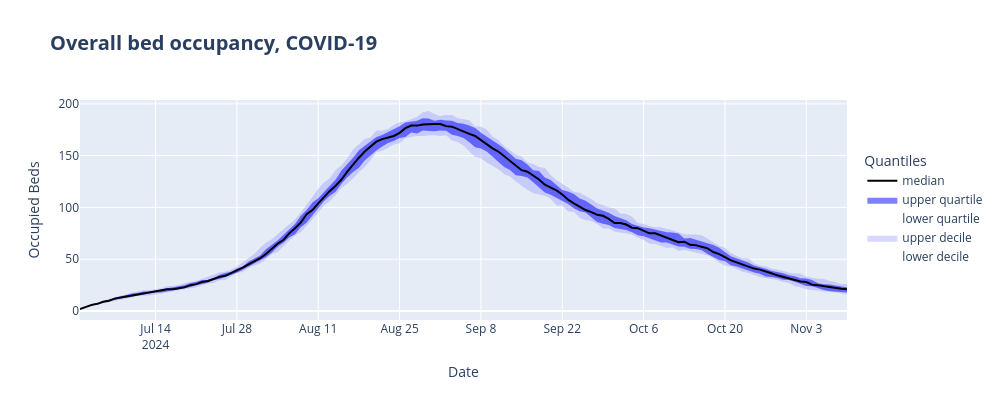

Here is the notebook cell this chart was saved with:
### Markdown cell above
## Plot quantiles

### Code cell
q = get_quantiles(sim_results.overall_beds_list)
fig = gen_plotly(q, title=f'Overall bed occupancy, {disease_name}')
fig.show()

### Figure 1 — Plotly figure (JSON) as saved in the notebook; plotly's stock layout.template omitted (floating-point values rounded to 4 significant figures; data arrays with more than 128 entries replaced by an {"elided": "..."} marker saying what was removed)
{"data": [{"line": {"width": 0}, "name": "lower decile", "type": "scatter", "x": {"elided": "133 str values"}, "y": {"elided": "133 float values"}}, {"fill": "tonexty", "fillcolor": "rgba(127, 127, 255, 0.3)", "line": {"width": 0}, "name": "upper decile", "type": "scatter", "x": {"elided": "133 str values"}, "y": {"elided": "133 float values"}}, {"line": {"width": 0}, "name": "lower quartile", "type": "scatter", "x": {"elided": "133 str values"}, "y": {"elided": "133 float values"}}, {"fill": "tonexty", "fillcolor": "rgba(0, 0, 255, 0.5)", "line": {"width": 0}, "name": "upper quartile", "type": "scatter", "x": {"elided": "133 str values"}, "y": {"elided": "133 float values"}}, {"line": {"color": "black", "width": 2}, "mode": "lines", "name": "median", "type": "scatter", "x": {"elided": "133 str values"}, "y": {"elided": "133 float values"}}], "layout": {"height": 400, "hovermode": "x unified", "legend": {"title": {"text": "Quantiles"}, "y": 0.5}, "title": {"font": {"size": 20, "weight": "bold"}, "text": "Overall bed occupancy, COVID-19"}, "width": 1000, "xaxis": {"title": {"text": "Date"}}, "yaxis": {"title": {"text": "Occupied Beds"}}}}
